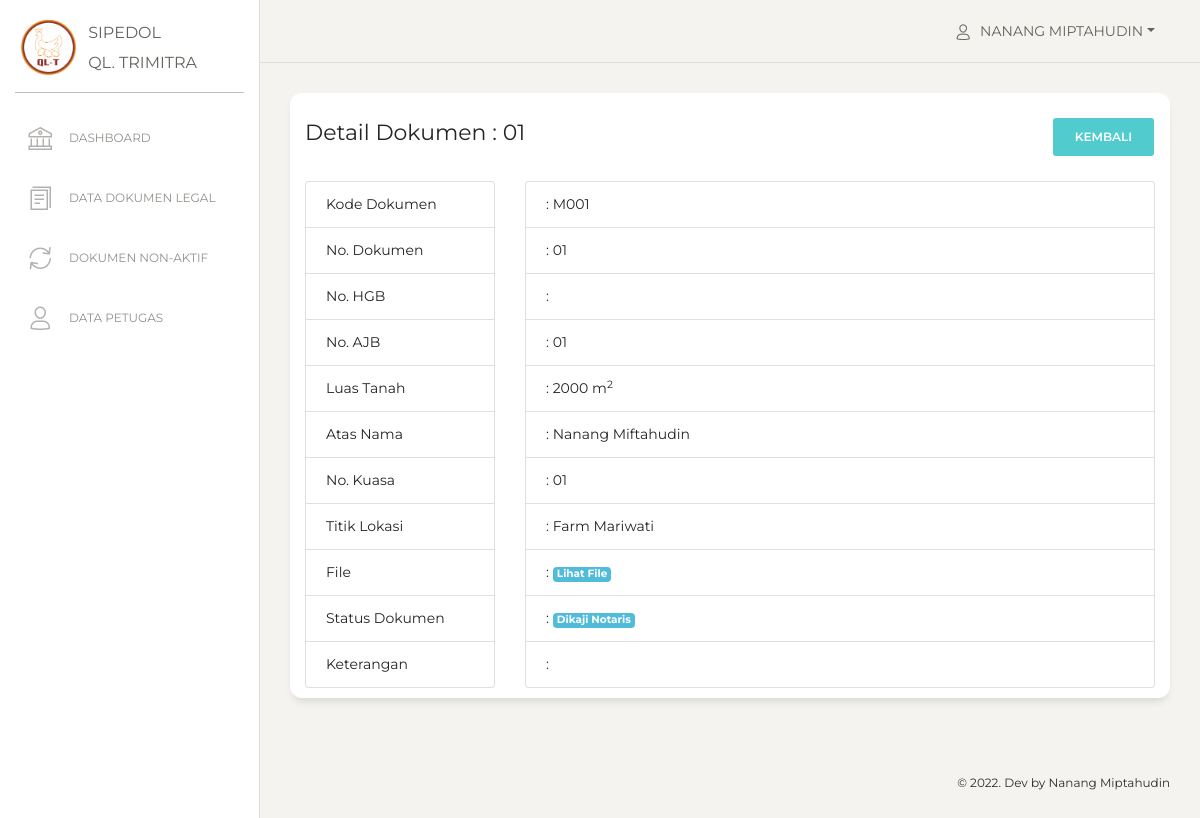
/view_legal/legal_detail.php?id=1 (signed in), run on the app's committed database.
### tables this page shows
CREATE TABLE `users` (
  `id` int(11) NOT NULL,
  `nama` varchar(255) NOT NULL,
  `email` varchar(255) NOT NULL,
  `username` varchar(255) NOT NULL,
  `password` varchar(255) NOT NULL,
  `role_id` int(11) NOT NULL,
  `date_created` date NOT NULL,
  `is_active` int(11) NOT NULL
);

CREATE TABLE `data_legal` (
  `id_legal` int(11) NOT NULL,
  `kode_dokumen` varchar(100) NOT NULL,
  `no_dokumen` varchar(100) NOT NULL,
  `no_hgb` varchar(100) NOT NULL,
  `no_ajb` varchar(100) NOT NULL,
  `luas_tanah` int(11) NOT NULL,
  `atas_nama` varchar(100) NOT NULL,
  `no_kuasa` varchar(100) NOT NULL,
  `titik_lokasi` int(11) NOT NULL,
  `file` varchar(255) NOT NULL,
  `status_dokumen` int(11) NOT NULL,
  `keterangan` varchar(256) NOT NULL,
  `date_created` date NOT NULL,
  `is_active` int(1) NOT NULL
);

CREATE TABLE `titik_lokasi` (
  `id_titik_lokasi` int(11) NOT NULL,
  `lokasi` varchar(100) NOT NULL,
  `date_created` date NOT NULL
);

CREATE TABLE `status_dokumen` (
  `id_status_dokumen` int(11) NOT NULL,
  `status` varchar(100) NOT NULL,
  `date_created` date NOT NULL
);

### functions.php (called while the page is built, shortened)
<?php
$conn = mysqli_connect("localhost", "root", "", "db_sipedol");
function query($query)
{
    global $conn;
    $result = mysqli_query($conn, $query);
    $rows = [];
    while ($row = mysqli_fetch_assoc($result)) {
        $rows[] = $row;
    }
    return $rows;
}

### view_legal/legal_detail.php (the view, shortened to what this page needs)
<?php
include "../view_template/header.php";
include "../view_template/sidebar.php";
include "../view_template/topbar.php";
$id = $_GET["id"];
$legal = query("SELECT * FROM data_legal
                INNER JOIN titik_lokasi ON data_legal.titik_lokasi = titik_lokasi.id_titik_lokasi
                INNER JOIN status_dokumen ON data_legal.status_dokumen = status_dokumen.id_status_dokumen
                WHERE id_legal = $id
                ")[0];
?>
<div class="content">
    <div class="row">
        <div class="col-md-12">
            <div class="card ">
                <div class="card-header ">
                    <div class="row">
                        <div class="col">
                            <h5 class="card-title">Detail Dokumen : <?= $legal["no_dokumen"]; ?></h5>
                        </div>
                        <div class="col">
                            <a href="index.php" class="btn btn-primary float-right">Kembali</a>
                        </div>
                    </div>
                </div>
                <div class="card-body ">
                    <div class="row">
                        <div class="col-6 col-lg-3">
                            <ul class="list-group">
                                <li class="list-group-item">Kode Dokumen</li>
                                <li class="list-group-item">No. Dokumen</li>
                                <li class="list-group-item">No. HGB</li>
                                <li class="list-group-item">No. AJB</li>
                                <li class="list-group-item">Luas Tanah</li>
                                <li class="list-group-item">Atas Nama</li>
                                <li class="list-group-item">No. Kuasa</li>
                                <li class="list-group-item">Titik Lokasi</li>
                                <li class="list-group-item">File</li>
                                <li class="list-group-item">Status Dokumen</li>
                                <li class="list-group-item">Keterangan</li>
                            </ul>
                        </div>
                        <div class="col-6 col-lg-9">
                            <ul class="list-group">
                                <li class="list-group-item">: <?= $legal["kode_dokumen"]; ?></li>
                                <li class="list-group-item">: <?= $legal["no_dokumen"]; ?></li>
                                <li class="list-group-item">: <?= $legal["no_hgb"]; ?></li>
                                <li class="list-group-item">: <?= $legal["no_ajb"]; ?></li>
                                <li class="list-group-item">: <?= $legal["luas_tanah"]; ?> m<sup>2</sup></li>
                                <li class="list-group-item">: <?= $legal["atas_nama"]; ?></li>
                                <li class="list-group-item">: <?= $legal["no_kuasa"]; ?></li>
                                <li class="list-group-item">: <?= $legal["lokasi"]; ?></li>
                                <li class="list-group-item">: <a href="../dokumen/<?= $legal["file"]; ?>" class="badge bg-info text-white" target="blank">Lihat File</a></li>
                                <li class="list-group-item">:
                                    <?php if ($legal["id_status_dokumen"] == 1) : ?>
                                        <span class="badge bg-info text-white"><?= $legal["status"]; ?></span>
                                    <?php elseif ($legal["id_status_dokumen"] == 2) : ?>
                                        <span class="badge bg-success text-white"><?= $legal["status"]; ?></span>
                                    <?php elseif ($legal["id_status_dokumen"] == 3) : ?>
                                        <span class="badge bg-warning text-white"><?= $legal["status"]; ?></span>
                                    <?php else : ?>
                                        <span class="badge bg-danger text-white"><?= $legal["status"]; ?></span>
                                    <?php endif; ?>
                                </li>
                                <li class="list-group-item">: <?= $legal["keterangan"]; ?></li>
                            </ul>
                        </div>
                    </div>
                </div>
            </div>
        </div>
    </div>
</div>
<?php include "../view_template/footer.php"; ?>

### view_template/topbar.php (shortened to what this page needs)
<nav class="navbar navbar-expand-lg navbar-absolute fixed-top navbar-transparent">
    <div class="container-fluid">
        <div class="navbar-wrapper">
            <a class="navbar-brand" href="javascript:;">Dashboard</a>
        </div>
        <div class="collapse navbar-collapse justify-content-end" id="navigation">
            <ul class="navbar-nav">
                <li class="nav-item btn-rotate dropdown">
                    <a class="nav-link dropdown-toggle" href="#" id="navbarDropdownMenuLink" data-toggle="dropdown" aria-haspopup="true" aria-expanded="false">
                        <i class="nc-icon nc-single-02"></i>
                        <p>
                            <span class="d-md-block"><?= $user["nama"]; ?></span>
                        </p>
                    </a>
                </li>
            </ul>
        </div>
    </div>
</nav>
<div class="wrapper ">
    <div class="main-panel">

### data on the page
users: nama "NANANG MIPTAHUDIN"
data_legal: no_dokumen "01", kode_dokumen "M001", no_ajb "01", luas_tanah "2000", atas_nama "Nanang Miftahudin", no_kuasa "01", titik_lokasi.lokasi "Farm Mariwati", status_dokumen.status "Dikaji Notaris"
